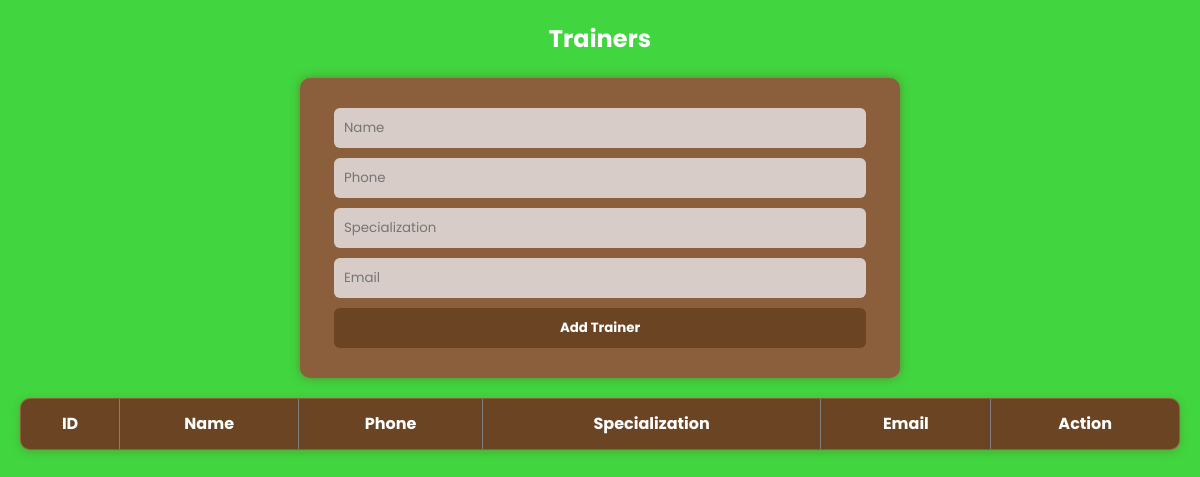
/trainers.php, run on an earlier commit of the app's database.
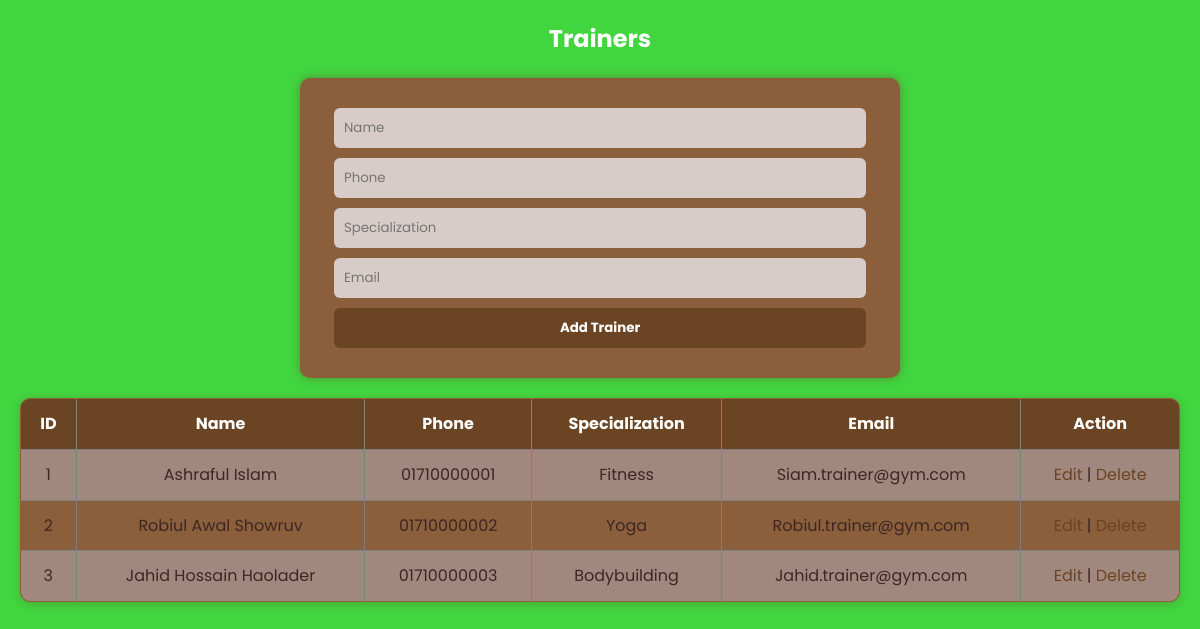
And on a later commit of the database.
### tables this page shows
CREATE TABLE trainers (
    trainer_id INT AUTO_INCREMENT PRIMARY KEY,
    name VARCHAR(100) NOT NULL,
    phone VARCHAR(15) UNIQUE,
    specialization VARCHAR(100),
    email VARCHAR(100) NOT NULL UNIQUE
);

### trainers.php (the view, shortened to what this page needs)
<?php
include 'config.php';
$id = $name = $phone = $spec = $email = "";
$edit_mode = false;
$result = $conn->query("SELECT * FROM trainers ORDER BY trainer_id ASC");
?>
<!DOCTYPE html>
<html lang="en">
<head>
<link rel="stylesheet" href="style.css">
</head>
<body>
<h2>Trainers</h2>
<form method="POST">
    <input type="text" name="name" placeholder="Name" value="<?= $name ?>" required>
    <input type="text" name="phone" placeholder="Phone" value="<?= $phone ?>">
    <input type="text" name="specialization" placeholder="Specialization" value="<?= $spec ?>">
    <input type="email" name="email" placeholder="Email" value="<?= $email ?>" required>
    <button type="submit" name="save"><?= $edit_mode ? "Update Trainer" : "Add Trainer" ?></button>
</form>
<table border="1" cellpadding="5">
<tr>
<th>ID</th>
<th>Name</th>
<th>Phone</th>
<th>Specialization</th>
<th>Email</th>
<th>Action</th>
</tr>
<?php while($row = $result->fetch_assoc()) { ?>
<tr>
<td><?= $row['trainer_id'] ?></td>
<td><?= $row['name'] ?></td>
<td><?= $row['phone'] ?></td>
<td><?= $row['specialization'] ?></td>
<td><?= $row['email'] ?></td>
<td>
    <a href="?edit=<?= $row['trainer_id'] ?>">Edit</a> |
    <a href="?delete=<?= $row['trainer_id'] ?>" onclick="return confirm('Are you sure?')">Delete</a>
</td>
</tr>
<?php } ?>
</table>
</body>
</html>

What changed in the data, as far as the page shows it:
added trainers: trainer_id "1", name "Ashraful Islam", phone "01710000001", specialization "Fitness", email "Siam.trainer@gym.com"
added trainers: trainer_id "2", name "Robiul Awal Showruv", phone "01710000002", specialization "Yoga", email "Robiul.trainer@gym.com"
added trainers: trainer_id "3", name "Jahid Hossain Haolader", phone "01710000003", specialization "Bodybuilding", email "Jahid.trainer@gym.com"
